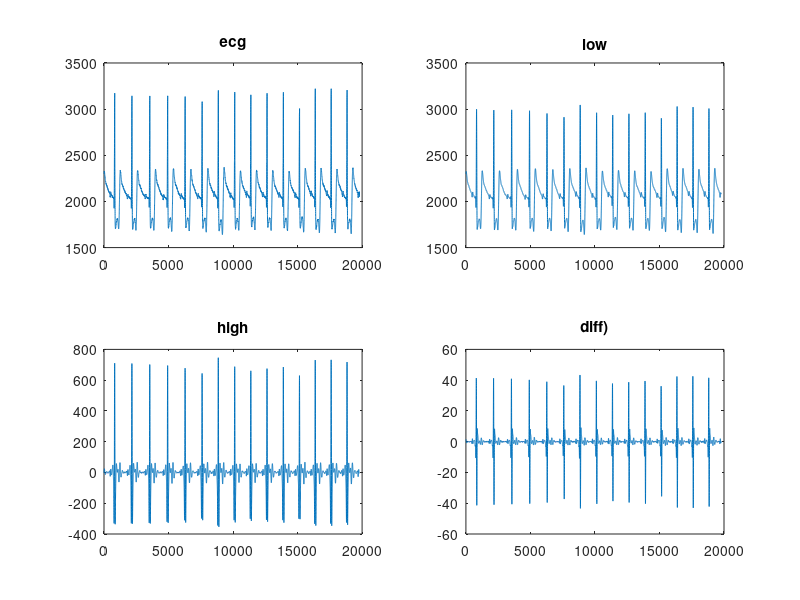
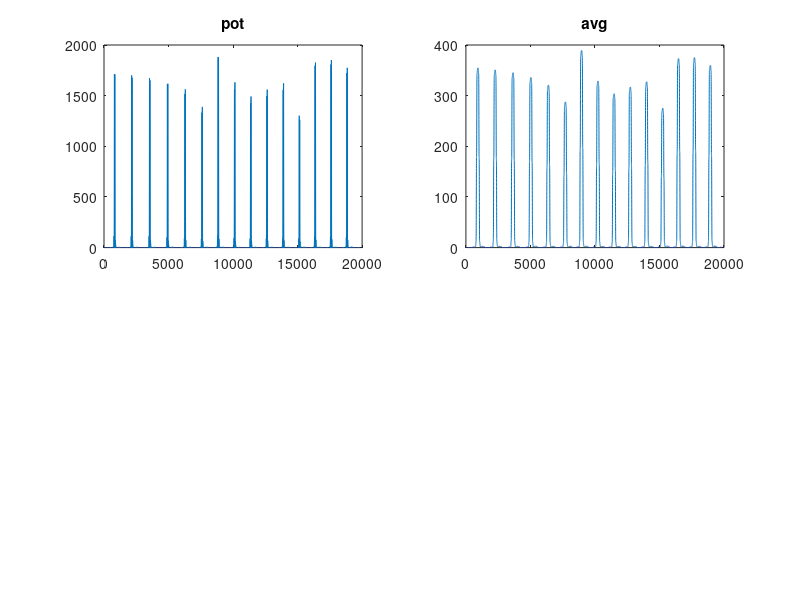

The MATLAB script that drew these images, in order:
load ecg.dat

fs = 1000;

figure(1)
subplot(2,2,1)
plot(ecg)
title('ecg')

% lowpass filter
order = 4;
wc = 20;
fc = wc / (0.5 * fs);
[b, a] = butter(order, fc, 'low');
e1 = filtfilt(b, a, ecg);
subplot(2,2,2)
plot(e1)
title('low')

% highpass filter
order = 4;
wc = 5;
fc = wc / (0.5 * fs);
[b, a] = butter(order, fc, 'high');
e2 = filtfilt(b, a, e1);
subplot(2,2,3)
plot(e2)
title('high')

% differentiation
e3 = diff(e2);
subplot(2,2,4)
plot(e3)
title('diff)')

% potentiation
e4 = e3.^2;
figure(2)
subplot(2,2,1)
plot(e4)
title('pot')

% moving average
timeWindow = 0.2;
N = timeWindow * fs;
b  = (1 / N) * ones(1, N);
a  = 1;
e5 = filter (b, a, e4);
subplot(2,2,2)
plot(e5)
title('avg')

% find peaks
threshold = 0.7 * mean(e5);
pause = 0.3;
indexPause = pause * fs;

peaks = 0;
index = 1;
i = 2;
while i<=length(e5)
    if e5(i)==threshold || e5(i-1) < threshold && e5(i) > threshold
        peaks(index) = i;
        index = index + 1;
        i = i + indexPause;
    else
        i = i + 1;
    end
end

% output
beats = length(peaks);
duration = length(ecg) / fs;
bpm = (60 / duration) * beats;

fprintf('\r')
fprintf('==============================================\r')
fprintf('----------- Duration: %f seconds\r', duration)
fprintf('----------- In beats: %i\r', beats)
fprintf('\r')
fprintf('----------- beats/min: %f\r', bpm)
fprintf('==============================================\r')
